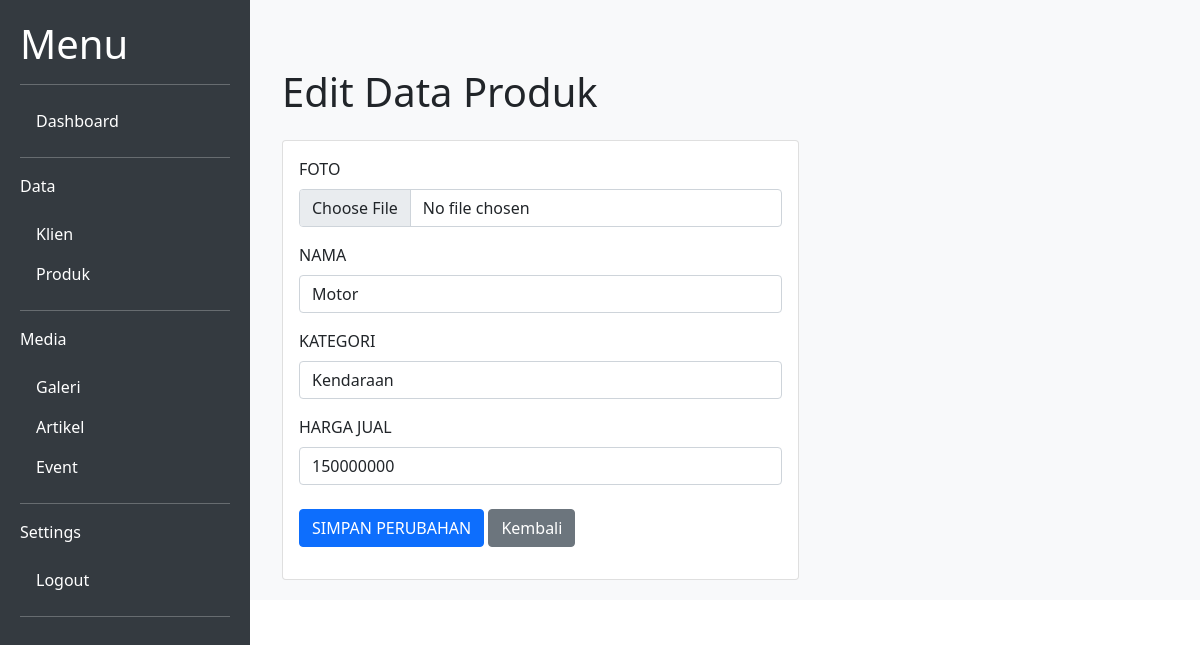
Page /produk-edit.php?id_produk=1 on the committed database.
### tables this page shows
CREATE TABLE `produk` (
  `id_produk` int(5) NOT NULL,
  `foto_produk` varchar(255) NOT NULL,
  `nama_produk` varchar(255) NOT NULL,
  `kategori` varchar(255) NOT NULL,
  `harga_jual` int(15) NOT NULL
);

### produk-edit.php (the view, shortened to what this page needs)
<?php
include 'sidebar.php';
include 'proses/connect.php';
$id = $_GET['id_produk'];
$produk = mysqli_query($conn, "SELECT * FROM produk WHERE id_produk='$id'");
$row = mysqli_fetch_array($produk);
?>
<body>
   <div class="content bg-light">
      <div class="container mt-5">
         <div class="row mb-3">
            <div class="col">
               <h1>Edit Data Produk</h1>
            </div>
         </div>
         <div class="card col-7">
            <div class="card-body">
               <form class="form-group" action="proses/produk-edit-proses.php" method="post" enctype="multipart/form-data">
                  <div class="mb-3">
                     <label for="foto" class="form-label">FOTO</label>
                     <input class="form-control" type="file" name="foto">
                  </div>
                  <div class="mb-3">
                     <label for="nama" class="form-label">NAMA</label>
                     <input class="form-control" type="text" value="<?php echo $row['nama_produk']; ?>" name="nama">
                  </div>
                  <div class="mb-3">
                     <label for="kategori" class="form-label">KATEGORI</label>
                     <input class="form-control" type="text" value="<?php echo $row['kategori']; ?>" name="kategori">
                  </div>
                  <div class="mb-3">
                     <label for="hargajual" class="form-label">HARGA JUAL</label>
                     <input class="form-control" type="text" value="<?php echo $row['harga_jual']; ?>" name="hargajual">
                  </div>
                  <div class="mb-3">
                     <button class="btn btn-primary mt-2" type="submit" value="simpan">SIMPAN PERUBAHAN</button>
                     <a href="produk.php" class="btn btn-secondary mt-2" role="button">Kembali</a>
                  </div>
               </form>
            </div>
         </div>
      </div>
   </div>
</body>

### sidebar.php (style rules this page uses)
.content { flex: 1; padding: 20px; margin-left: 250px; }

### rows in the picture
produk: nama "Motor", kategori "Kendaraan", hargajual "150000000"
